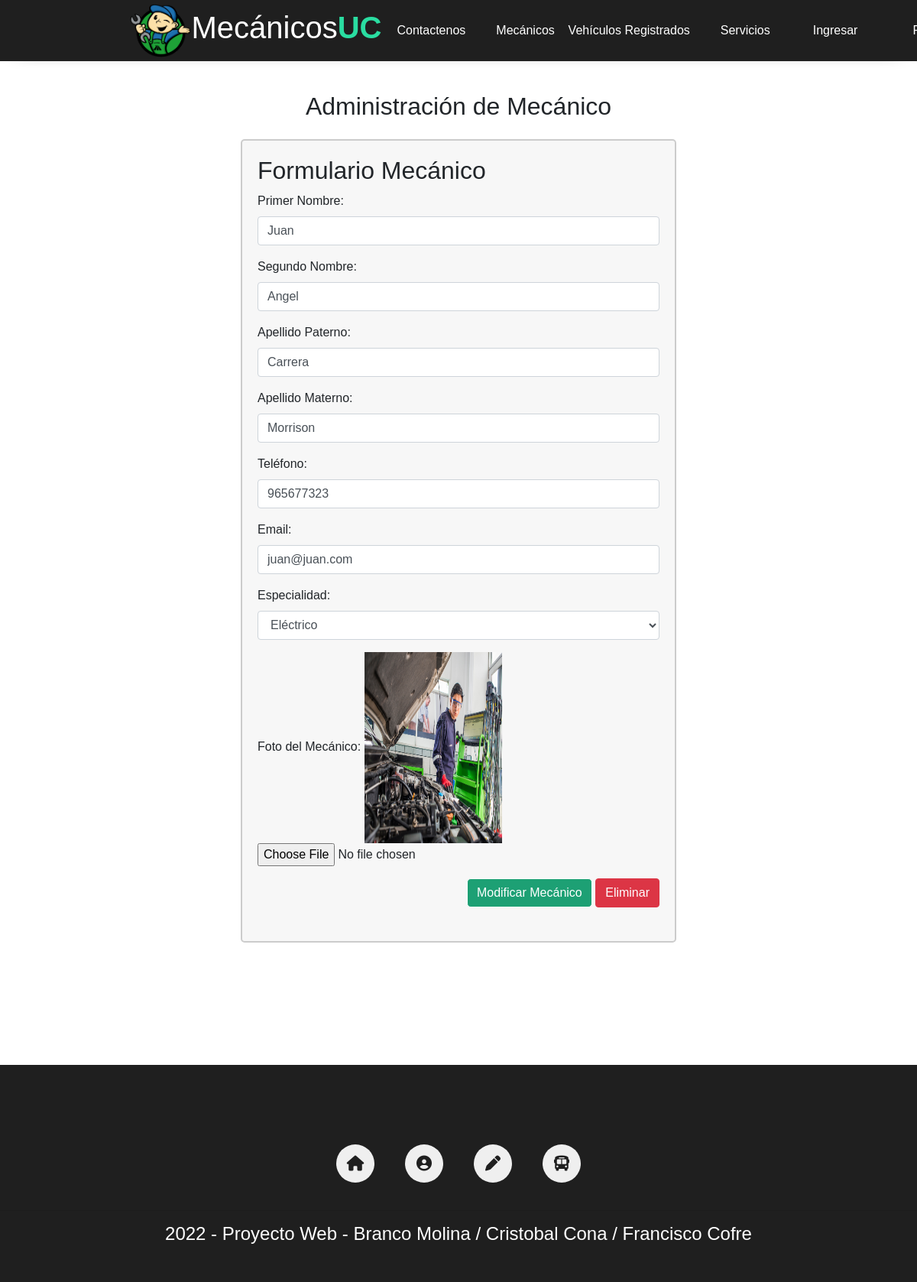
Screenshot of /Mod_Mecanico.html/3 with the database file from the repository.
### core/models.py (models this page shows, shortened)
class Mecanico(models.Model):
    nombre = models.CharField(max_length=30)
    snombre = models.CharField(max_length=30)
    apellidop = models.CharField(max_length=30)
    apellidom = models.CharField(max_length=30)
    telefono = models.CharField(max_length=9)
    email = models.EmailField()
    especialidad = models.ForeignKey(Especialidad, on_delete=models.CASCADE)
    imagen = models.ImageField(upload_to='mecanicos/', null=True, blank=True)

### core/views.py (the view)
# urls.py: path('Mod_Mecanico.html/<id>', form_mod_mecanico, name='form_mod_mecanico'),
def form_mod_mecanico(request, id):
    mecanico = Mecanico.objects.get(id=id)
    if request.method == 'POST':
        formulario = MecanicoForm(request.POST, request.FILES, instance=mecanico)
        if formulario.is_valid():
            formulario.save()
            return redirect('crud_admin')
    else:
        formulario = MecanicoForm(instance=mecanico)
    datos = {
        'formulario': formulario,
        'mecanico': mecanico,
        'url_imagen': mecanico.imagen.url if mecanico.imagen else None
    }
    return render(request, 'core/Mod_Mecanico.html', datos)

### core/forms.py (shortened to what this page needs)
class MecanicoForm(forms.ModelForm):
    telefono = forms.CharField(max_length=9)
    email = EmailField()
    class Meta:
        model = Mecanico
        fields = ['nombre', 'snombre', 'apellidop', 'apellidom', 'telefono', 'email', 'especialidad', 'imagen']
        widgets = {
            'especialidad': forms.Select(attrs={'class': 'form-control'}),
        }
    def __init__(self, *args, **kwargs):
        super().__init__(*args, **kwargs)
        self.fields['telefono'].widget.attrs['oninput'] = 'this.value = this.value.replace(/[^0-9]/g, "");'
        self.fields['telefono'].widget.attrs['onkeypress'] = 'return event.charCode >= 48 && event.charCode <= 57;'

### core/models.py (called while the page is built)
    def __str__(self):
        return self.nombre

### core/templates/core/Mod_Mecanico.html (shortened to what this page needs)
{% load static %}
<!DOCTYPE html>
<html lang="en">
<head>
    <link rel="stylesheet" href="{% static '/core/css/main.css' %}">
    <link rel="stylesheet" href="{% static '/core/css/index.css' %}">
    <link rel="stylesheet" href="{% static '/core/css/dropdown2.css' %}">
    <link rel="stylesheet" href="https://cdn.jsdelivr.net/npm/bootstrap@4.0.0/dist/css/bootstrap.min.css">
</head>
<body>
  <header>
    <div class="header-content">
        <div class="logo">
            <a href="/PaginaPrincipal.html"> <img src="{% static '\core\img\Logo.png' %}" alt="logo de la marca">
        </div>
        <div class="logo" id="logoMec">
            <h1>Mecánicos<b>UC </b> </h1>
        </div>
        <div class="menu" id="show-menu">
            <nav>
                <ul>
                    <li><a href="/Contacto.html" id="ContactoDisplay">Contactenos</a></li>
                    <li><a href="Mecanicos.html" >Mecánicos</a></li>
                    <li class="dropdown" id="dropdownDisplay">
                        <a href="#">Vehículos Registrados</a>
                    </li>
                    <li><a href="/Servicios.html" id="ServicioDisplay">Servicios</a></li>
                    {% if request.user.is_authenticated %}
                        <li class="nav-item">
                            <a class="nav-link" href={% url 'logout' %}>Cerrar Sesión</a>
                        </li>
                        {% else %}
                        <li class="nav-item">
                            <a class="nav-link" href={% url 'login' %}>Ingresar</a>
                        </li>
                        <li class="nav-item">
                            <a class="nav-link" href={% url 'register' %}>Registrarse</a>
                        </li>
                    {% endif %}
                </ul>
            </nav>
        </div>
    </div>
</header>
<br><br><br>
<section class="container my-5">
    <h2 class="text-center mb-4">Administración de Mecánico</h2>
    <div class="row justify-content-center">
        <div class="col-md-6 my-form" style="background-color: #f7f7f7; padding: 20px; border: 2px solid #ccc; border-radius: 5px;">
            <form method="POST" autocomplete="off" enctype="multipart/form-data" action="{% url 'form_mod_mecanico' mecanico.id %}">
                <h2>Formulario Mecánico</h2>
                <div class="form-group">
                    <label for="{{ formulario.nombre.id_for_label }}">Primer Nombre:</label>
                    <input type="{{ formulario.nombre.field.widget.input_type }}" id="{{ formulario.nombre.id_for_label }}" name="{{ formulario.nombre.html_name }}" class="form-control" value="{{ formulario.nombre.value }}">
                </div>
                <div class="form-group">
                    <label for="{{ formulario.snombre.id_for_label }}">Segundo Nombre:</label>
                    <input type="{{ formulario.snombre.field.widget.input_type }}" id="{{ formulario.snombre.id_for_label }}" name="{{ formulario.snombre.html_name }}" class="form-control" value="{{ formulario.snombre.value }}">
                </div>
                <div class="form-group">
                    <label for="{{ formulario.apellidop.id_for_label }}">Apellido Paterno:</label>
                    <input type="{{ formulario.apellidop.field.widget.input_type }}" id="{{ formulario.apellidop.id_for_label }}" name="{{ formulario.apellidop.html_name }}" class="form-control" value="{{ formulario.apellidop.value }}">
                </div>
                <div class="form-group">
                    <label for="{{ formulario.apellidom.id_for_label }}">Apellido Materno:</label>
                    <input type="{{ formulario.apellidom.field.widget.input_type }}" id="{{ formulario.apellidom.id_for_label }}" name="{{ formulario.apellidom.html_name }}" class="form-control" value="{{ formulario.apellidom.value }}">
                </div>
                <div class="form-group">
                    <label for="{{ formulario.telefono.id_for_label }}">Teléfono:</label>
                    <input type="{{ formulario.telefono.field.widget.input_type }}" id="{{ formulario.telefono.id_for_label }}" name="{{ formulario.telefono.html_name }}" maxlenght="9" class="form-control" value="{{ formulario.telefono.value }}">
                </div>
                <div class="form-group">
                    <label for="{{ formulario.email.id_for_label }}">Email:</label>
                    <input type="{{ formulario.email.field.widget.input_type }}" id="{{ formulario.email.id_for_label }}" name="{{ formulario.email.html_name }}" class="form-control" value="{{ formulario.email.value }}">
                </div>
                <div class="form-group">
                    <label for="{{ formulario.especialidad.id_for_label }}">Especialidad:</label>
                    {{ formulario.especialidad }}
                </div>
                <div class="form-group">
                    <label for="imagen">Foto del Mecánico:</label>
                    {% if url_imagen %}
                    <img src="{{ url_imagen }}" alt="Imagen del vehículo" class="img-fluid" style="width: 180px; height: 250px;">
                    {% else %}
                    <p>No hay imagen disponible</p>
                    {% endif %}
                    <input type="file" class="form-control-file" id="imagen" name="imagen">
                </div>
                <div class="text-right">
                    <button type="submit" name="form_mod_mecanico" class="btn btn-primary">Modificar Mecánico</button>
                    <a href="{% url 'form_del_mecanico' mecanico.id %}" class="btn btn-danger">Eliminar</a>
                </div>
                <br>
            </form>
        </div>
    </div>
</section>
<br><br><br>
<div class="container-footer">
  <footer>
      <div class="logo-footer">
      </div>
      <div class="info-footer">
          <a href="PaginaPrincipal.html"> <i class="fa-solid fa-house icon-info-footer"> </i></a>
          <a href="Mecanicos.html"> <i class="fa-solid fa-circle-user icon-info-footer"> </i></a>
          <a href="#"> <i class="fa-solid fa-pen icon-info-footer" onclick="mostrarPopUpForm()"> </i></a>
          <a href="#"> <i class="fa-solid fa-bus icon-info-footer" onclick="mostrarPopUpBus()"> </i></a>
      </div>
      <hr>
      <h4>
          2022 - Proyecto Web - Branco Molina / Cristobal Cona / Francisco Cofre
      </h4>
  </footer>
</div>
</body>
</html>

### core/static/core/css/main.css (style rules this page uses)
* { margin: 0; padding: 0; box-sizing: border-box; text-decoration: none; font-family: sans-serif; }
header { position: fixed; top: 0; left: 0; width: 100%; height: 80px; background: #1f1f1f; box-shadow: 0 4px 25px -22px black; z-index: 2; }
.header-content { max-width: 1200px; margin: auto; display: flex; justify-content: space-between; }
.logo { height: 80px; display: flex; justify-content: center; align-items: center; }
.logo h1 { color: white; transition: color 300ms; }
.logo b { color: rgb(42, 221, 161); transition: color 300ms; }
header .logo img { height: 70px; width: auto; padding-left: 50px; }
.menu { height: 80px; }
.menu nav { height: 100%; }
.menu nav ul { height: 100%; display: flex; list-style: none; }
.menu nav ul li { height: 100%; margin: 0px 20px; display: flex; justify-content: center; align-items: center; position: relative; }
.menu nav ul li a { color: white; transition: color 300ms; }
#dropdownDisplay { display: flex; margin-left: -18%; }
.container-footer { width: 100%; padding: 40px 0; background: #1f1f1f; margin-top: 40px; }
.container-footer h4 { color: white; text-align: center; margin-top: 10px; }
.container-footer footer { max-width: 1200px; margin: auto; }
.container-footer footer .logo-footer { text-align: center; }
.container-footer footer .info-footer { display: flex; justify-content: center; margin-top: 20px; }
.container-footer footer .info-footer .icon-info-footer { font-size: 20px; margin: 20px; background: #efefef; width: 50px; height: 50px; display: flex; justify-content: center; align-items: center; border-radius: 100%; color: #1f1f1f; transition: color 300ms; }
@media screen and (max-width:1220px) { .header-content { max-width: 1000px; padding: 0 20px; } }

### core/static/core/css/index.css (style rules this page uses)
.form-group { position: relative; border-radius: 10px; }
.form-group input { width: 100%; }
.container button { margin-left: 20px; background-color: rgb(29, 160, 116); border-radius: 5px; border-color: white; }

### rows the page displays
Mecanico: nombre "Juan", snombre "Angel", apellidop "Carrera", apellidom "Morrison", telefono "965677323", email "juan@juan.com", especialidad "Eléctrico"
